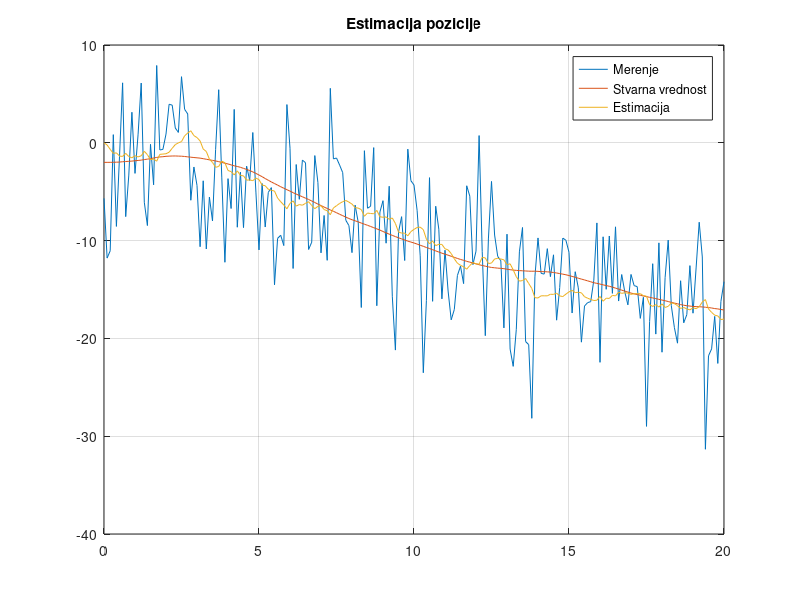
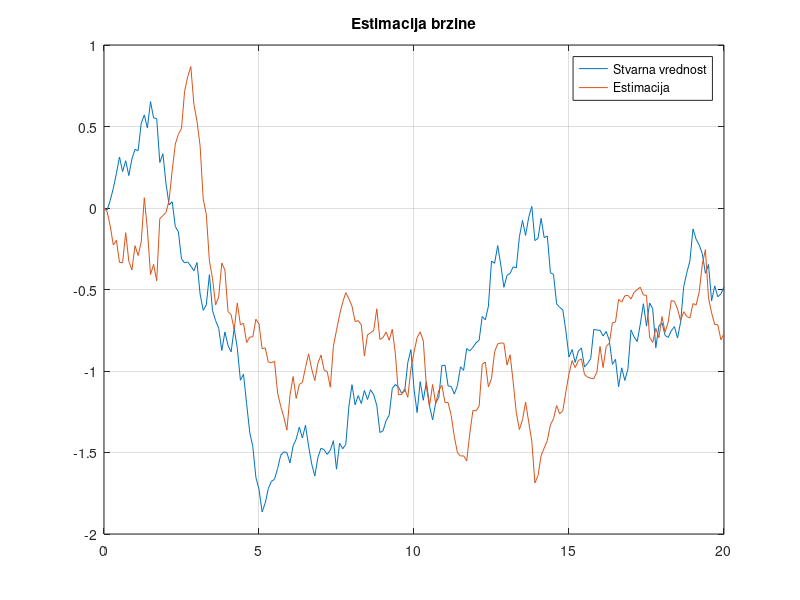
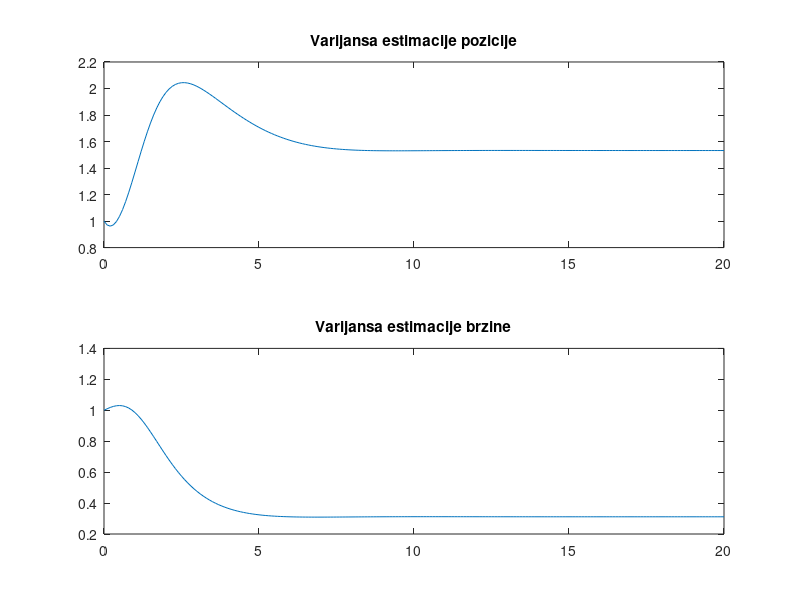
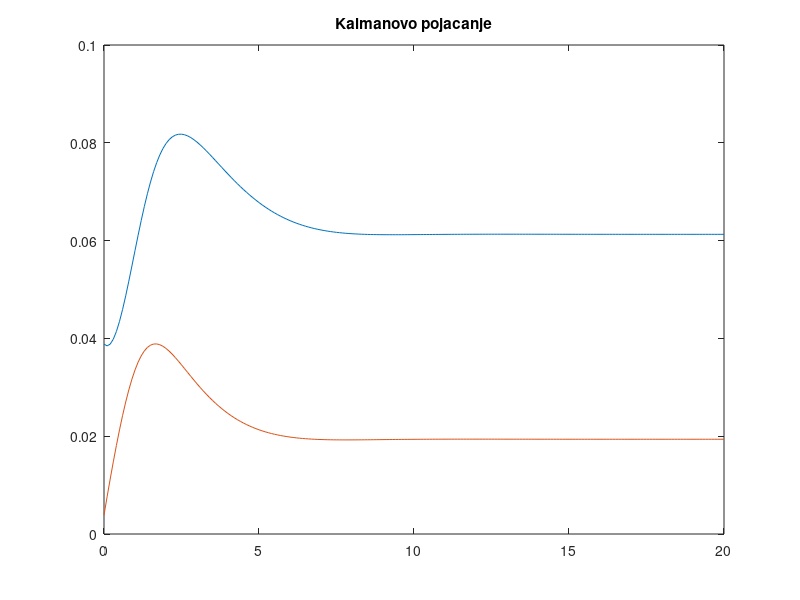

MATLAB code for these plots, in order:
%% kalmanov filtar

data = load('kalman.mat');
y = data.y;
t = data.t;
x = data.x_stvarno;
% podaci
T = t(2);
A = [1 T;0 1];
B = [T^2/2;T];
C = [1 0];

sigmaV = 25;
sigmaA = 1;

R = sigmaV; % sum merenja
Q =[T^4/4 T^3/2;T^3/2 T^2]*sigmaA ; % sum modela

% inicijalizacija

sigma = 1;

% inicijalizacija
x_est = [0; 0];
P_est = [1 0;0 1]*sigma;

x_estimirano = zeros(2, length(y)+1);
p_estimirano = zeros(2, length(y)+1);
K_zapamceno = zeros(2,length(y));

x_estimirano(:,1) = x_est;
p_estimirano(:,1) = diag(P_est);


% iteracije

for k = 1:length(y)
    % predikacija
    x_pred = A*x_est;
    P_pred = A*P_est*A'+Q;

    % Kalmanovo pojačanje
    K = P_pred*C'*(C*P_pred*C'+R)^(-1);
    
    %estimacija

    x_est = x_pred + K*(y(k) - C*x_pred);
    P_est = (eye(2) - K*C)*P_pred;

    x_estimirano(:,k+1) = x_est;
    p_estimirano(:,k+1) = diag(P_est);
    K_zapamceno(:,k) = K;

end

% analiza rezultata

figure(1);
plot(t,y);hold on;
plot(t,x(1,:));hold on;
plot(t,x_estimirano(1,1:end-1));grid on;
title("Estimacija pozicije");
legend("Merenje","Stvarna vrednost","Estimacija");

figure(2);
plot(t,x(2,:));hold on;
plot(t,x_estimirano(2,1:end-1));grid on;
title("Estimacija brzine");
legend("Stvarna vrednost","Estimacija");

figure(3);
subplot(2,1,1)
plot(t,p_estimirano(1,1:end-1));
title("Varijansa estimacije pozicije");
subplot(2,1,2);
plot(t,p_estimirano(2,1:end-1));
title("Varijansa estimacije brzine");

figure(4);
plot(t,K_zapamceno);
title("Kalmanovo pojacanje");


